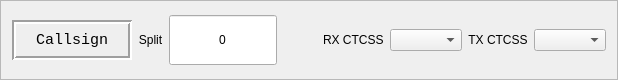
           <widget class="QFrame" name="frame_5">
            <property name="sizePolicy">
             <sizepolicy hsizetype="MinimumExpanding" vsizetype="MinimumExpanding">
              <horstretch>0</horstretch>
              <verstretch>0</verstretch>
             </sizepolicy>
            </property>
            <property name="minimumSize">
             <size>
              <width>0</width>
              <height>24</height>
             </size>
            </property>
            <property name="maximumSize">
             <size>
              <width>16777215</width>
              <height>80</height>
             </size>
            </property>
            <property name="frameShape">
             <enum>QFrame::StyledPanel</enum>
            </property>
            <property name="frameShadow">
             <enum>QFrame::Raised</enum>
            </property>
            <layout class="QHBoxLayout" name="horizontalLayout_10">
             <item>
              <widget class="QLabel" name="labelDisplayCallsign">
               <property name="sizePolicy">
                <sizepolicy hsizetype="Fixed" vsizetype="Fixed">
                 <horstretch>0</horstretch>
                 <verstretch>0</verstretch>
                </sizepolicy>
               </property>
               <property name="minimumSize">
                <size>
                 <width>120</width>
                 <height>40</height>
                </size>
               </property>
               <property name="font">
                <font>
                 <family>Monospace</family>
                 <pointsize>11</pointsize>
                 <weight>50</weight>
                 <italic>false</italic>
                 <bold>false</bold>
                </font>
               </property>
               <property name="styleSheet">
                <string notr="true">
font: 11pt &quot;Monospace&quot;;
</string>
               </property>
               <property name="frameShape">
                <enum>QFrame::Box</enum>
               </property>
               <property name="frameShadow">
                <enum>QFrame::Sunken</enum>
               </property>
               <property name="lineWidth">
                <number>2</number>
               </property>
               <property name="text">
                <string>Callsign</string>
               </property>
               <property name="alignment">
                <set>Qt::AlignCenter</set>
               </property>
               <property name="textInteractionFlags">
                <set>Qt::LinksAccessibleByMouse|Qt::TextSelectableByMouse</set>
               </property>
              </widget>
             </item>
             <item>
              <widget class="QLabel" name="label_12">
               <property name="sizePolicy">
                <sizepolicy hsizetype="Preferred" vsizetype="MinimumExpanding">
                 <horstretch>0</horstretch>
                 <verstretch>0</verstretch>
                </sizepolicy>
               </property>
               <property name="styleSheet">
                <string notr="true">font: 10pt &quot;Sans Serif&quot;;</string>
               </property>
               <property name="text">
                <string>Split</string>
               </property>
               <property name="alignment">
                <set>Qt::AlignCenter</set>
               </property>
               <property name="margin">
                <number>2</number>
               </property>
              </widget>
             </item>
             <item>
              <widget class="QLineEdit" name="shiftEdit">
               <property name="sizePolicy">
                <sizepolicy hsizetype="Fixed" vsizetype="Fixed">
                 <horstretch>0</horstretch>
                 <verstretch>0</verstretch>
                </sizepolicy>
               </property>
               <property name="maximumSize">
                <size>
                 <width>150</width>
                 <height>50</height>
                </size>
               </property>
               <property name="styleSheet">
                <string notr="true">
font: 11pt &quot;Sans Serif&quot;;</string>
               </property>
               <property name="text">
                <string>0</string>
               </property>
               <property name="maxLength">
                <number>10</number>
               </property>
               <property name="alignment">
                <set>Qt::AlignCenter</set>
               </property>
              </widget>
             </item>
             <item>
              <spacer name="horizontalSpacer_2">
               <property name="orientation">
                <enum>Qt::Horizontal</enum>
               </property>
               <property name="sizeHint" stdset="0">
                <size>
                 <width>40</width>
                 <height>20</height>
                </size>
               </property>
              </spacer>
             </item>
             <item>
              <widget class="QLabel" name="label_15">
               <property name="styleSheet">
                <string notr="true">font: 10pt &quot;Sans Serif&quot;;</string>
               </property>
               <property name="text">
                <string>RX CTCSS</string>
               </property>
              </widget>
             </item>
             <item>
              <widget class="QComboBox" name="comboBoxRxCTCSS">
               <property name="styleSheet">
                <string notr="true">font: 11pt &quot;Sans Serif&quot;;</string>
               </property>
              </widget>
             </item>
             <item>
              <widget class="QLabel" name="label_13">
               <property name="styleSheet">
                <string notr="true">font: 10pt &quot;Sans Serif&quot;;</string>
               </property>
               <property name="text">
                <string>TX CTCSS</string>
               </property>
               <property name="alignment">
                <set>Qt::AlignCenter</set>
               </property>
              </widget>
             </item>
             <item>
              <widget class="QComboBox" name="comboBoxTxCTCSS">
               <property name="styleSheet">
                <string notr="true">font: 11pt &quot;Sans Serif&quot;;</string>
               </property>
              </widget>
             </item>
            </layout>
           </widget>
